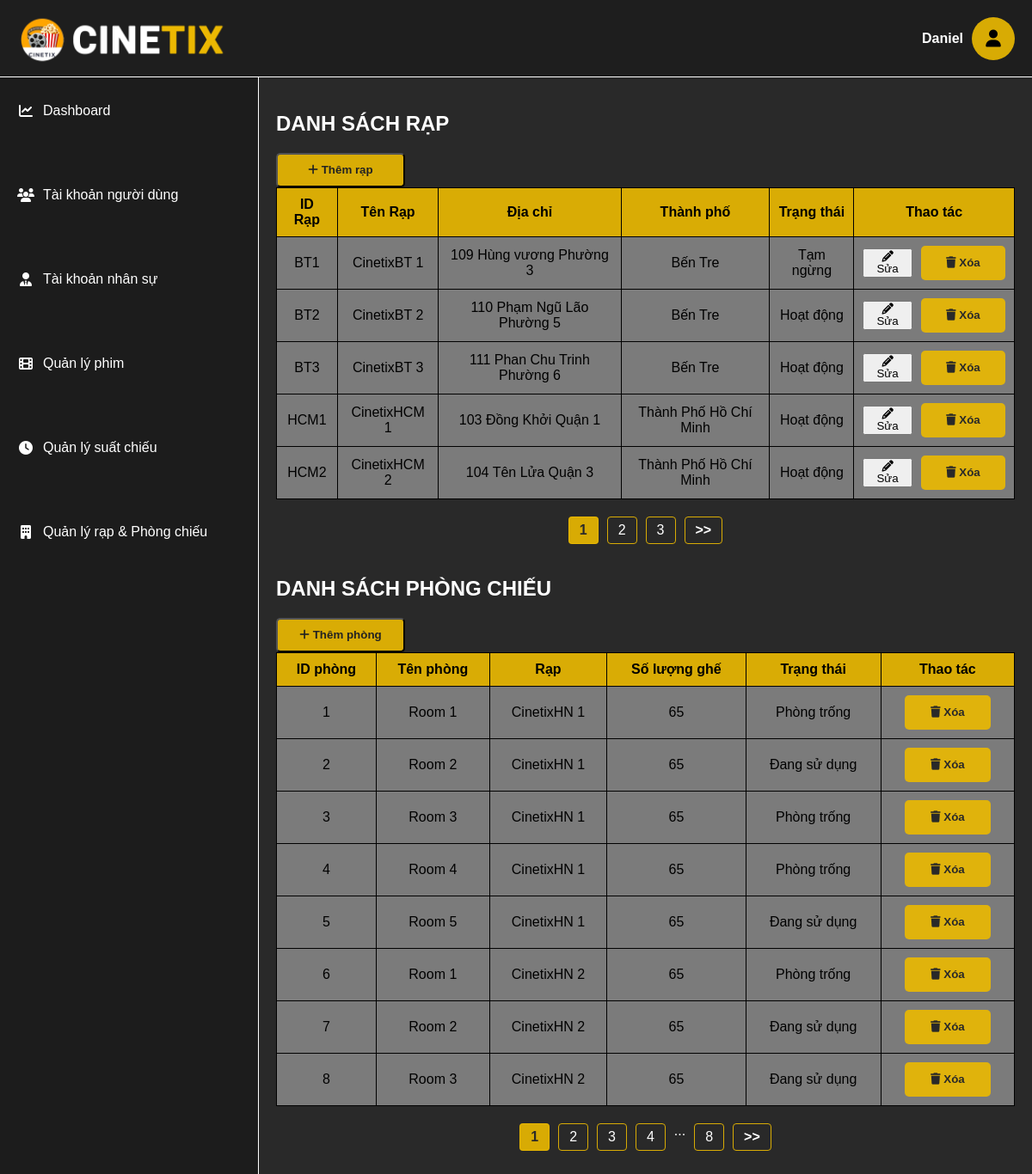
The page /admin/quanlyrapPC.php (signed in) on the database as committed earlier.
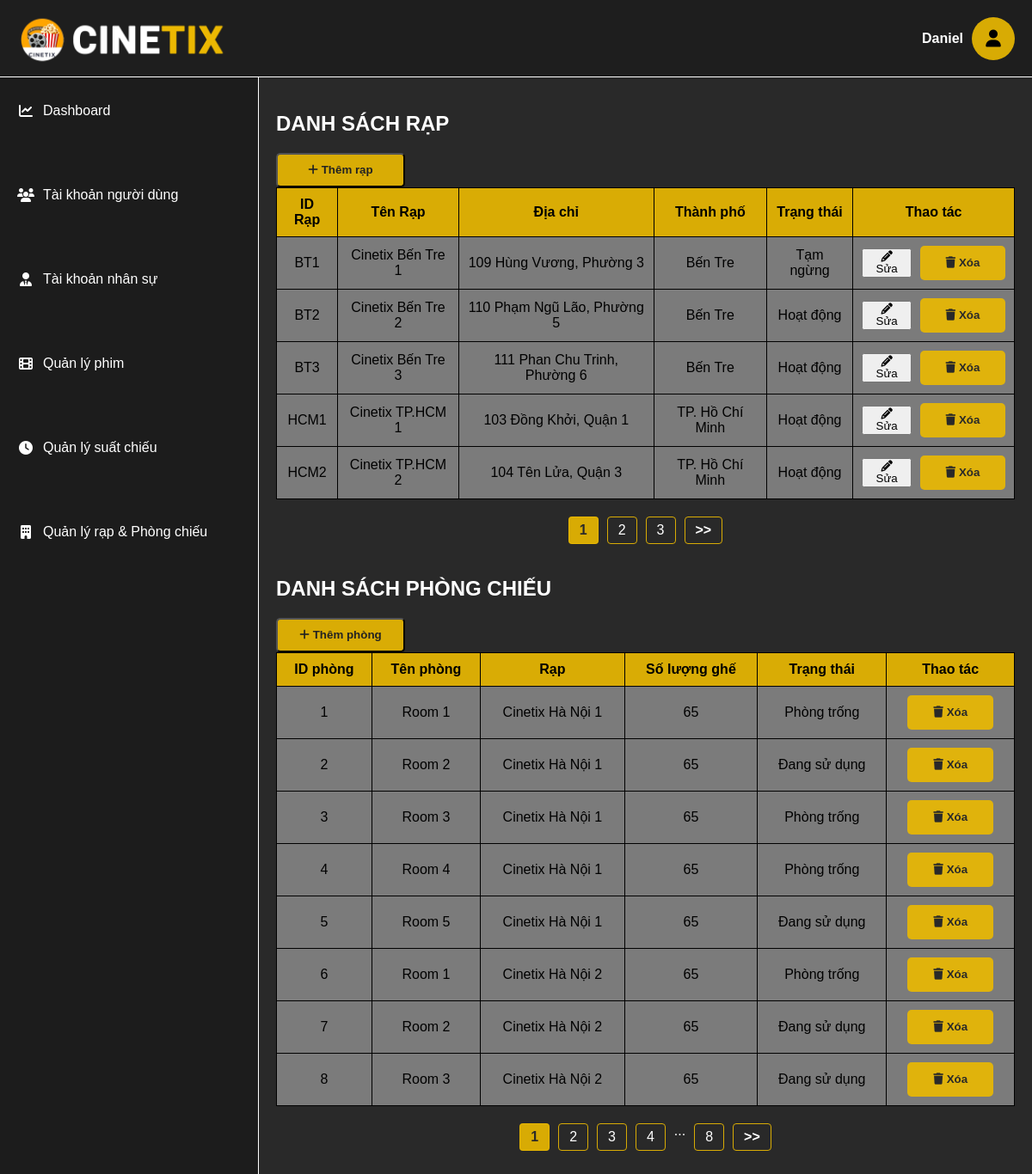
The same page on the database as committed later.
### tables this page shows
CREATE TABLE users (
    id VARCHAR(100) PRIMARY KEY,
    user_name VARCHAR(100) NOT NULL,
    email VARCHAR(100) UNIQUE NOT NULL,
    pass_word VARCHAR(255) NOT NULL,
    phone_number VARCHAR(20),
    ro_lo ENUM('user','admin','employee') DEFAULT 'user',
    start_date DATE NULL,
    account_status ENUM('Hoạt động', 'Không hoạt động') DEFAULT 'Hoạt động',
    last_active DATETIME DEFAULT CURRENT_TIMESTAMP ON UPDATE CURRENT_TIMESTAMP,
    created_at DATETIME DEFAULT CURRENT_TIMESTAMP
);

CREATE TABLE cinemas (
    id VARCHAR(100) PRIMARY KEY,
    ci_name VARCHAR(100) NOT NULL,
    ci_code VARCHAR(50) UNIQUE,   
    address VARCHAR(255),
    city VARCHAR(100),
    hotline VARCHAR(20),
    email_ci VARCHAR(100),
    ci_status ENUM('Hoạt động','Tạm ngừng') DEFAULT 'Hoạt động'
);

CREATE TABLE rooms (
    id INT AUTO_INCREMENT PRIMARY KEY,
    cinema_id VARCHAR(100),
    room_number VARCHAR(50) NOT NULL,
    total_seats INT,
    room_status ENUM('Đang sử dụng','Phòng trống') DEFAULT 'Phòng trống',
    FOREIGN KEY (cinema_id) REFERENCES cinemas(id)
);

### admin/quanlyrapPC.php (the view, shortened to what this page needs)
<?php
include('../connect.php');
include('header_admin.php');
?>
<!DOCTYPE html>
<html lang="vi">
<head>
  <link rel="stylesheet" href="../admin/adminCSS/admin_layout.css">
  <link rel="stylesheet" href="../admin/adminCSS/header_admin.css">
  <link rel="stylesheet" href="../admin/adminCSS/quanlyphim.css">
  <link rel="stylesheet" href="https://cdnjs.cloudflare.com/ajax/libs/font-awesome/6.5.0/css/all.min.css">
</head>
<body>
  <div class="admin-layout">
    <aside class="sidebar">
      <?php include('sidebar_admin.php'); ?>
    </aside>
    <main class="main-content">
<?php
$limit_cinemas = 5;
$pages_cinemas = isset($_GET['pages_cinemas']) ? (int)$_GET['pages_cinemas'] : 1;
$total_result_cinemas = mysqli_query($conn, "SELECT COUNT(*) AS total_cinemas FROM cinemas");
$total_row_cinemas = mysqli_fetch_assoc($total_result_cinemas);
$total_records_cinemas = $total_row_cinemas['total_cinemas'];
$total_pages_cinemas = ceil($total_records_cinemas / $limit_cinemas);
$offset_cinemas = ($pages_cinemas - 1) * $limit_cinemas;
$sqlClist = "SELECT id, ci_name, address, city, ci_status FROM cinemas LIMIT $offset_cinemas, $limit_cinemas";
$ciList = mysqli_query($conn, $sqlClist);
if ($ciList && mysqli_num_rows($ciList) > 0) {
    echo '<h2>DANH SÁCH RẠP</h2>';
    echo '<div class="buttons_cinemas">';
    echo '<button class="btn-add-cinema"><i class="fa-solid fa-plus"></i><span> Thêm rạp</span></button>';
    echo '</div>';
    echo '<table>';
    echo '<thead>
            <tr>
                <th>ID Rạp</th>
                <th>Tên Rạp</th>
                <th>Địa chỉ</th>
                <th>Thành phố</th>
                <th>Trạng thái</th>
                <th>Thao tác</th>
            </tr>
          </thead>';
    echo '<tbody>';
    while ($row = mysqli_fetch_assoc($ciList)) {
        echo "<tr>
                <td>{$row['id']}</td>
                <td>{$row['ci_name']}</td>
                <td>{$row['address']}</td>
                <td>{$row['city']}</td>
                <td>{$row['ci_status']}</td>
                <td>
                    <div class='action-buttons'>
                        <button class='btn-edit'><i class='fa-solid fa-pencil-alt'></i> Sửa</button>
                        <button class='btn-delete'><i class='fa-solid fa-trash'></i> Xóa</button>
                    </div>
                </td>
              </tr>";
    }
    echo '</tbody></table>';
    if ($total_pages_cinemas > 1) {
        echo '<div class="pagination_cinemas">';
        $max_links = 4;
        $start = max(1, $pages_cinemas - floor($max_links / 2));
        $end = min($total_pages_cinemas, $start + $max_links - 1);
        for ($i = $start; $i <= $end; $i++) {
            if ($i == $pages_cinemas) {
                echo '<strong>' . $i . '</strong>';
            } else {
                echo '<a href="?pages_cinemas=' . $i . '">' . $i . '</a>';
            }
        }
        if ($pages_cinemas < $total_pages_cinemas) {
            echo '<a href="?pages_cinemas=' . ($pages_cinemas + 1) . '">>></a>';
        }
        echo '</div>';
    }
} else {
    echo "<p>Không có rạp nào.</p>";
}
echo '<br>';
$limit_rooms = 8;
$pages_rooms = isset($_GET['pages_rooms']) ? (int)$_GET['pages_rooms'] : 1;
$total_result_rooms = mysqli_query($conn, "SELECT COUNT(*) AS total_rooms FROM rooms");
$total_row_rooms = mysqli_fetch_assoc($total_result_rooms);
$total_records_rooms = $total_row_rooms['total_rooms'];
$total_pages_rooms = ceil($total_records_rooms / $limit_rooms);
$offset_rooms = ($pages_rooms - 1) * $limit_rooms;
$sqlRlist = "SELECT rooms.id AS room_id, rooms.room_number, rooms.room_status, rooms.total_seats, cinemas.ci_name AS cinema_name
FROM rooms
JOIN cinemas ON rooms.cinema_id = cinemas.id
ORDER BY rooms.id ASC
LIMIT $offset_rooms, $limit_rooms";
$roomList = mysqli_query($conn, $sqlRlist);
if ($roomList && mysqli_num_rows($roomList) > 0) {
    echo '<h2>DANH SÁCH PHÒNG CHIẾU</h2>';
    echo '<div class="buttons_rooms">';
    echo '<button class="btn-add-room"><i class="fa-solid fa-plus"></i><span> Thêm phòng</span></button>';
    echo '</div>';
    echo '<table>';
    echo '<thead>
            <tr>
                <th>ID phòng</th>
                <th>Tên phòng</th>
                <th>Rạp</th>
                <th>Số lượng ghế</th>
                <th>Trạng thái</th>
                <th>Thao tác</th>
            </tr>
          </thead>';
    echo '<tbody>';
    while ($row = mysqli_fetch_assoc($roomList)) {
        echo "<tr>
                <td>{$row['room_id']}</td>
                <td>{$row['room_number']}</td>
                <td>{$row['cinema_name']}</td>
                <td>{$row['total_seats']}</td>
                <td>{$row['room_status']}</td>
                <td>
                    <div class='action-buttons'>
                        <button class='btn-delete'><i class='fa-solid fa-trash'></i> Xóa</button>
                    </div>
                </td>
              </tr>";
    }
    echo '</tbody></table>';
if ($total_pages_rooms > 1) {
    echo '<div class="pagination_rooms">';
    $max_links = 4;
    $start = max(1, $pages_rooms - floor($max_links / 2));
    $end = min($total_pages_rooms, $start + $max_links - 1);
    for ($i = $start; $i <= $end; $i++) {
        if ($i == $pages_rooms) {
            echo '<strong>' . $i . '</strong>';
        } else {
            echo '<a href="?pages_rooms=' . $i . '&pages_cinemas=' . $pages_cinemas . '">' . $i . '</a>';
        }
    }
    if ($end < $total_pages_rooms) {
        if ($end < $total_pages_rooms - 1) echo '<span>...</span>';
        echo '<a href="?pages_rooms=' . $total_pages_rooms . '&pages_cinemas=' . $pages_cinemas . '">' . $total_pages_rooms . '</a>';
    }
    if ($pages_rooms < $total_pages_rooms) {
        echo '<a href="?pages_rooms=' . ($pages_rooms + 1) . '&pages_cinemas=' . $pages_cinemas . '">>></a>';
    }
    echo '</div>';
    }
} else {
    echo "<p>Không có phòng chiếu nào.</p>";
}
?>
    </main>
  </div>
</body>
</html>

### admin/header_admin.php (shortened to what this page needs)
<?php
  $role = isset($_SESSION['ro_lo']) ? $_SESSION['ro_lo'] : '';
  $username = '';
  if (isset($_SESSION['user'])) {
      include_once('../connect.php');
      $user_id = $_SESSION['user'];
      $sql = "SELECT user_name FROM users WHERE id = '$user_id' LIMIT 1";
      $result = mysqli_query($conn, $sql);
      if ($row = mysqli_fetch_assoc($result)) {
          $username = htmlspecialchars($row['user_name']);
      }
  }
?>
<header class="header-container">
  <div class="logo-item">
    <?php
      $logo_link = ($role === 'employee') ? 'quanlyphim.php' : 'admin.php';
      echo '
        <a href="' . $logo_link . '">
          <img class="logo active_page" src="../pic/LOGO.png" alt="logo">
        </a>
      ';
    ?>
  </div>
<?php if($username): ?>
  <div class="admin-profile">
    <div class="admin-text"><?= $username ?></div>
    <div class="admin-icon"><i class="fa-solid fa-user"></i></div>
  </div>
<?php endif; ?>
</header>
<link rel="stylesheet" href="https://cdnjs.cloudflare.com/ajax/libs/font-awesome/6.5.0/css/all.min.css">

### admin/sidebar_admin.php (shortened to what this page needs)
<link rel="stylesheet" href="https://cdnjs.cloudflare.com/ajax/libs/font-awesome/6.5.0/css/all.min.css">
<?php
  $role = isset($_SESSION['ro_lo']) ? $_SESSION['ro_lo'] : '';
?>
<div class="sidebar">
  <div class="sidebar-item">
   <?php if ($role === 'admin'): ?>
      <a href="admin.php"><i class="fa-solid fa-chart-line"></i><span>Dashboard</span></a>
      <a href="taikhoannguoidung.php"><i class="fa-solid fa-users"></i><span>Tài khoản người dùng</span></a>
      <a href="taikhoannhansu.php"><i class="fa-solid fa-user-tie"></i><span>Tài khoản nhân sự</span></a>
      <a href="quanlyphim.php"><i class="fa-solid fa-film"></i><span>Quản lý phim</span></a>
      <a href="quanlysuatchieu.php"><i class="fa-solid fa-clock"></i><span>Quản lý suất chiếu</span></a>
      <a href="quanlyrapPC.php"><i class="fa-solid fa-building"></i><span>Quản lý rạp & Phòng chiếu</span></a>
    <?php endif; ?>
  </div>
</div>

### admin/adminCSS/admin_layout.css (style rules this page uses)
:root { --bg-dark: #292929; --bg-footer: #222; --highlight: #ebb902e8; --text-light: white; --poster-hover-opacity: 0.3; --scrollbar-thumb: rgba(255, 255, 255, 0.386); }
body { background-color: var(--bg-dark); font-family: Arial, sans-serif; margin: 0; padding: 0; }
.admin-layout { display: grid; grid-template-columns: 300px 1fr 1fr; grid-template-rows: min-content 1fr 1fr; grid-template-areas: "header header header" "sidebar main main" "sidebar main main"; height: 100vh; gap: 0; background-color: var(--bg-dark); color: var(--text-light); }
.header-container { grid-area: header; border-bottom: 1px solid var(--text-light); padding: 10px 20px; display: flex; justify-content: space-between; align-items: center; background-color: #1e1e1e; }
.sidebar { grid-area: sidebar; padding-top:0; margin-top:0; background-color: #1c1c1c; text-align: center; transition: all 0.3s ease; overflow-y: auto; z-index: 998; }
.sidebar-item { display: flex; flex-direction: column; flex-grow: 1; height:100%; gap:20px; }
.sidebar-item a { display: flex; align-items: center; padding: 30px 20px; text-decoration: none; color: var(--text-light); transition: background-color 0.3s, color 0.3s; }
.sidebar-item a i { margin-right: 10px; width: 20px; text-align: center; }
.main-content { grid-area: main; padding: 20px; border-left: 1px solid var(--text-light); background-color: #2b2b2b; overflow-y: auto; }

### admin/adminCSS/header_admin.css (style rules this page uses)
:root { --bg-dark: #292929; --bg-footer: #222; --highlight: #EBB802; --text-light: white; --poster-hover-opacity: 0.3; --scrollbar-thumb: rgba(255, 255, 255, 0.2); }
header, nav { background-color: var(--bg-dark); padding: 10px 20px; }
.logo { display: flex; justify-content: flex-start; width: 250px; }
.header-container { display: flex; justify-content: space-between; align-items: center; padding: 10px 20px; }
.admin-profile { display: flex; align-items: center; position: relative; gap: 10px; cursor: pointer; z-index: 1000; }
.admin-text { color: var(--text-light); font-weight: bold; white-space: nowrap; }
.admin-icon { width: 50px; height: 50px; border-radius: 50%; background-color: var(--highlight); color: black; display: flex; justify-content: center; align-items: center; font-size: 20px; }

### admin/adminCSS/quanlyphim.css (style rules this page uses)
:root { --bg-dark: #292929; --bg-footer: #222; --highlight: #ebb902e8; --text-light: white; --poster-hover-opacity: 0.3; --scrollbar-thumb: rgba(255, 255, 255, 0.386); }
.main-content { padding: 20px; background-color: var(--bg-dark); color: var(--text-light); }
.action-buttons { display: flex; justify-content: center; align-items: center; gap: 10px; }
.btn-delete { width:100px; height: 40px; background-color: var(--highlight); color: var(--bg-dark); font-weight: bold; padding: 5px 10px; border: none; border-radius: 5px; cursor: pointer; transition: background 0.2s; }
.main-content table { width: 100%; border-collapse: collapse; }
.main-content table th { background-color: var(--highlight); border: 1px solid black; text-align: center; padding: 10px; }
.main-content table td { padding: 10px; border: 1px solid black; text-align: center; background-color: var(--scrollbar-thumb); color:black; }
.pagination_cinemas, .pagination_rooms { display: flex; justify-content: center; gap: 10px; margin-top: 20px; flex-wrap: wrap; }
.pagination_cinemas a, .pagination_rooms a, .pagination_cinemas strong, .pagination_rooms strong { padding: 6px 12px; border-radius: 4px; border: 1px solid var(--highlight); text-decoration: none; background:none; color: white; transition: background-color 0.2s, color 0.2s; font-weight: 500; }
.pagination_cinemas strong, .pagination_rooms strong { background-color: var(--highlight); color: var(--bg-dark); font-weight: bold; }
.pagination_cinemas a:first-child, .pagination_cinemas a:last-child, .pagination_rooms a:first-child, .pagination_rooms a:last-child { color: white;; font-weight: bold; }
.btn-add-cinema { text-decoration: none; color: var(--text-light); background-color: var(--highlight); padding: 0 20px; width: 150px; height: 40px; border-radius: 5px; font-weight: bold; color:#222; }
.btn-add-room { text-decoration: none; color: var(--text-light); background-color: var(--highlight); padding: 0 20px; width: 150px; height: 40px; border-radius: 5px; font-weight: bold; color:#222; }

Rows that differ between the two databases and show on the page:
changed cinemas "BT1": ci_name "CinetixBT 1" → "Cinetix Bến Tre 1"; address "109 Hùng vương Phường 3" → "109 Hùng Vương, Phường 3"
changed cinemas "BT2": ci_name "CinetixBT 2" → "Cinetix Bến Tre 2"; address "110 Phạm Ngũ Lão Phường 5" → "110 Phạm Ngũ Lão, Phường 5"
changed cinemas "BT3": ci_name "CinetixBT 3" → "Cinetix Bến Tre 3"; address "111 Phan Chu Trinh Phường 6" → "111 Phan Chu Trinh, Phường 6"
changed cinemas "HCM1": ci_name "CinetixHCM 1" → "Cinetix TP.HCM 1"; address "103 Đồng Khởi Quận 1" → "103 Đồng Khởi, Quận 1"; city "Thành Phố Hồ Chí Minh" → "TP. Hồ Chí Minh"
changed cinemas "HCM2": ci_name "CinetixHCM 2" → "Cinetix TP.HCM 2"; address "104 Tên Lửa Quận 3" → "104 Tên Lửa, Quận 3"; city "Thành Phố Hồ Chí Minh" → "TP. Hồ Chí Minh"
changed through a linked row, rooms id 1: cinema.ci_name "CinetixHN 1" → "Cinetix Hà Nội 1"
changed through a linked row, rooms id 2: cinema.ci_name "CinetixHN 1" → "Cinetix Hà Nội 1"
changed through a linked row, rooms id 3: cinema.ci_name "CinetixHN 1" → "Cinetix Hà Nội 1"
changed through a linked row, rooms "Room 4": cinema.ci_name "CinetixHN 1" → "Cinetix Hà Nội 1"
changed through a linked row, rooms "Room 5": cinema.ci_name "CinetixHN 1" → "Cinetix Hà Nội 1"
changed through a linked row, rooms id 6: cinema.ci_name "CinetixHN 2" → "Cinetix Hà Nội 2"
changed through a linked row, rooms id 7: cinema.ci_name "CinetixHN 2" → "Cinetix Hà Nội 2"
changed through a linked row, rooms id 8: cinema.ci_name "CinetixHN 2" → "Cinetix Hà Nội 2"
